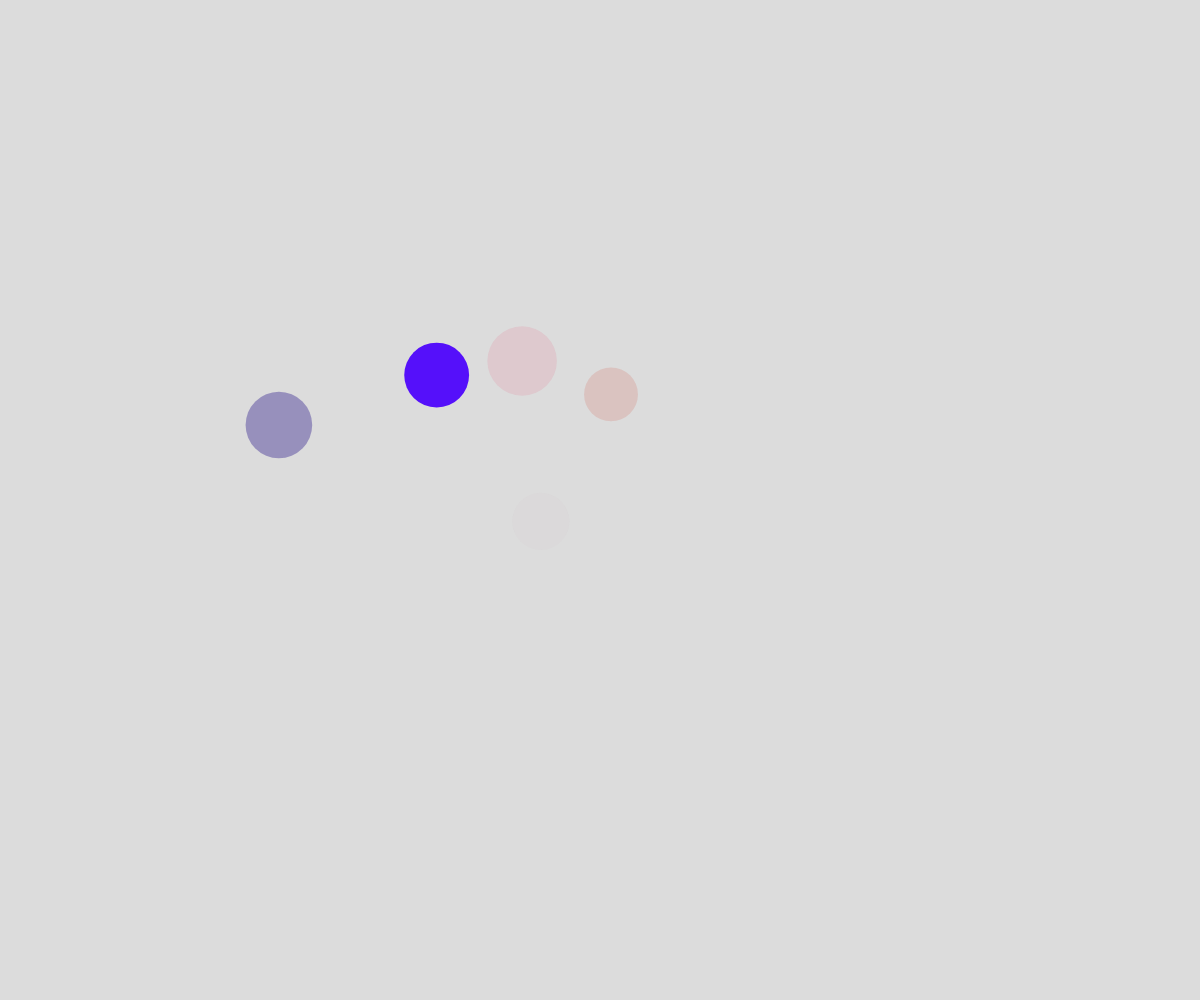
Frame 1 (no input)
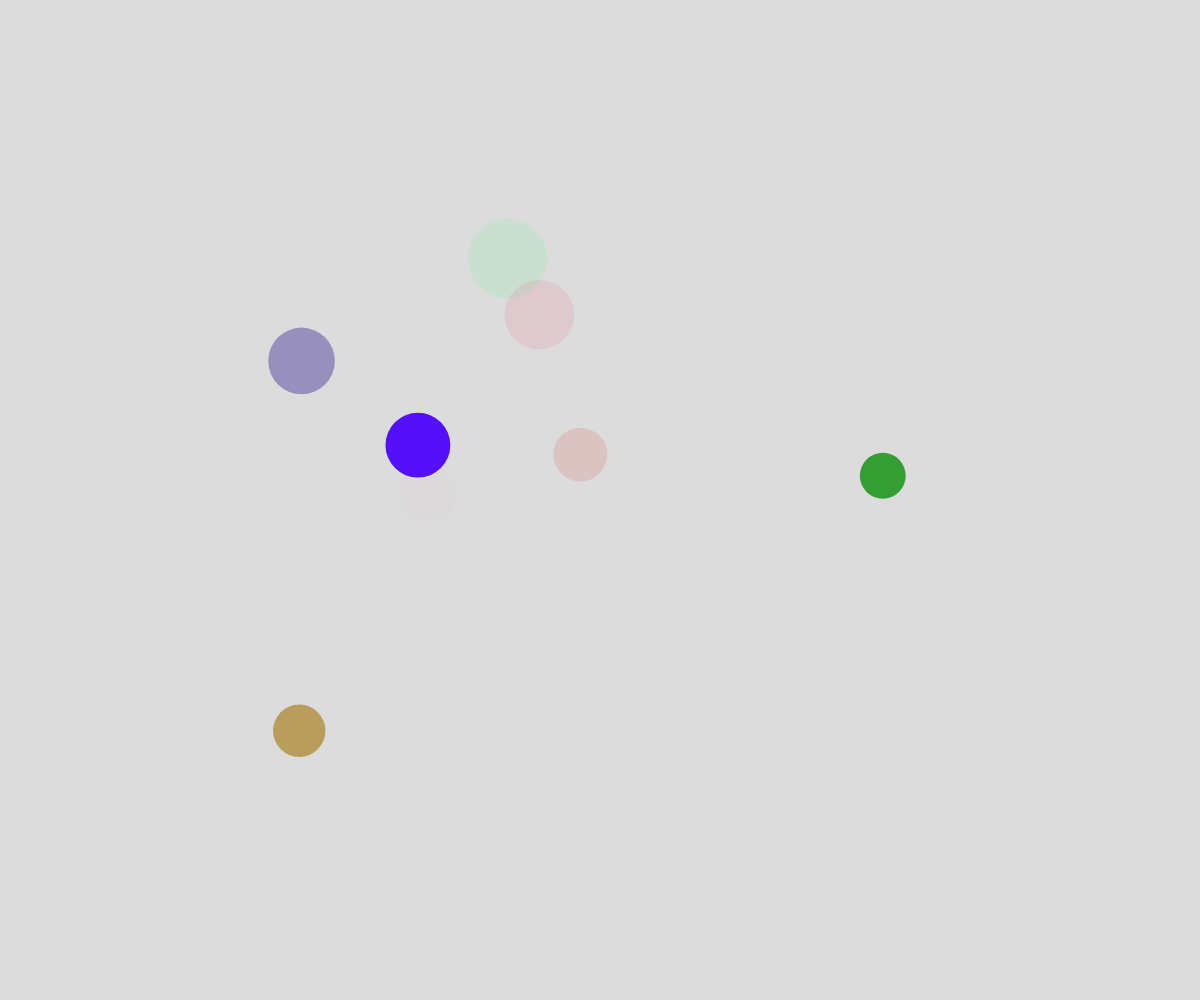
Frame 60 (no input)
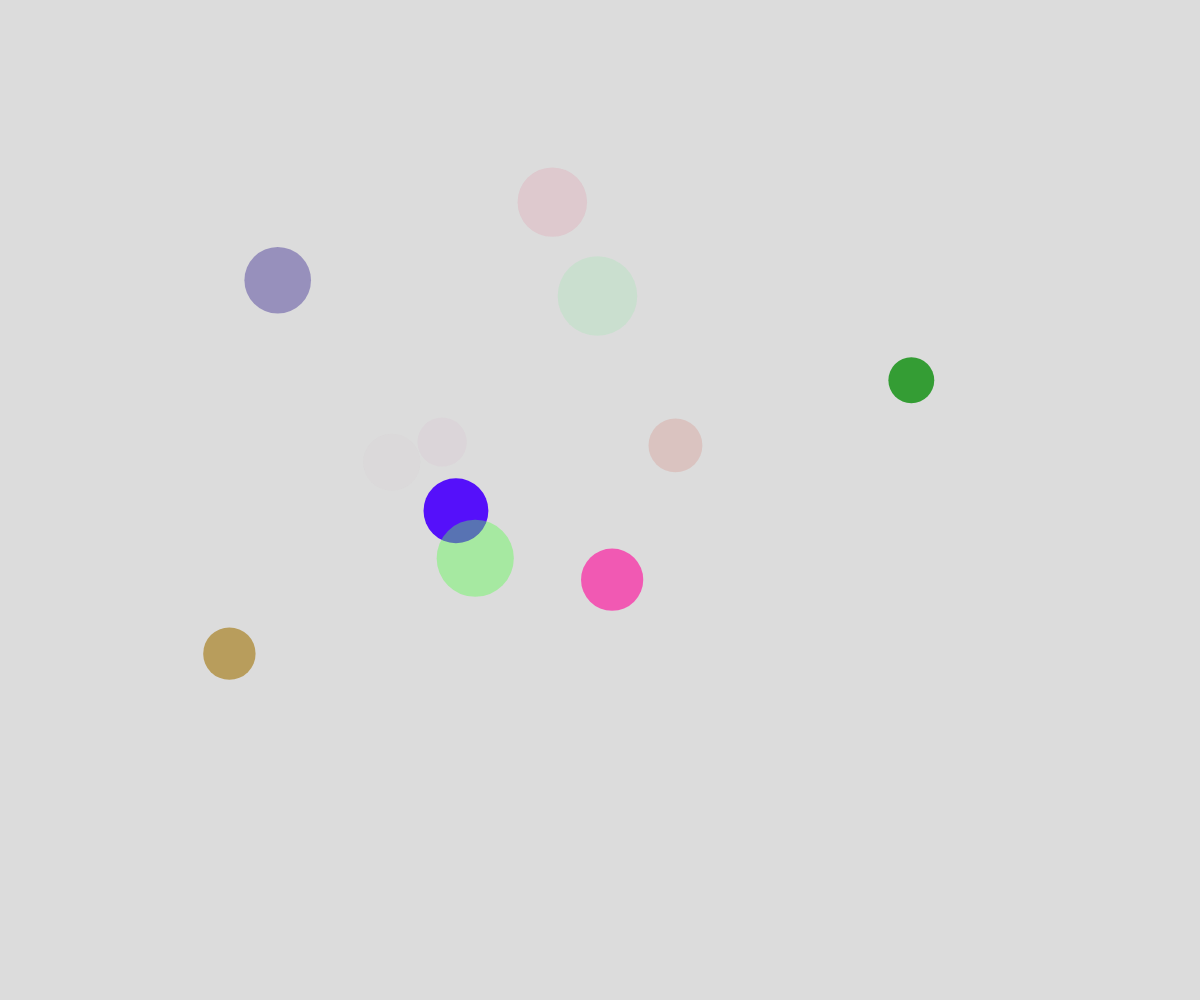
Frame 120 (the mouse pressed at the canvas centre since frame 60)

The p5.js sketch that drew these frames (run headless with seeded random() and noise() and a simulated clock; from frame 60 on, the mouse is pressed at the canvas centre):

// p5.js sketch
// ── sketch.js
// Bubble Array Object Notation Demo
// Removing object rom the array


let theBubbles = [];
let deathLocations = [];

function setup() {
  createCanvas(windowWidth, windowHeight);
  noStroke();

  for (let i = 0; i < 5; i++) {
    spawnBubble();
  }

  //create a new bubble every half second
  window.setInterval(spawnBubble, 500);
}

function draw() {
  background(220);
  // moveBubblesRandomly();
  moveBubblesWithNoise();
  displayBubbles();
  displayDeathSpots();
}

function mousePressed() {
  for (let bubble of theBubbles) {
    if (clickedInBubble(mouseX, mouseY, bubble)) {
      let theIndex = theBubbles.indexOf(bubble);
      theBubbles.splice(theIndex, 1);
      addDeath(mouseX, mouseY);
    }
  }
}

function displayDeathSpots() {
  for (let spot of deathLocations) {
    textAlign(CENTER, CENTER);
    fill("black");
    text("X", spot.x, spot.y);
  }
}

function addDeath(_x, _y) {
  let deathSpot = {
    x: _x, 
    y: _y,
  };
  deathLocations.push(deathSpot);
}

function clickedInBubble(x, y, theBubble) {
  let distanceAway = dist(x, y, theBubble.x, theBubble.y);
  if (distanceAway < theBubble.radius) {
    return true;
  }
  else {
    return false;
  }
}


function displayBubbles() {
  for (let bubble of theBubbles) {
    fill(bubble.r, bubble.g, bubble.b, bubble.alpha);
    circle(bubble.x, bubble.y, bubble.radius * 2);
  }
}

function moveBubblesWithNoise() {
  for (let bubble of theBubbles) {
    let x = noise(bubble.timeX) * width;
    let y = noise(bubble.timeY) * height;

    bubble.x = x;
    bubble.y = y;

    bubble.timeX += bubble.deltaTime;
    bubble.timeY += bubble.deltaTime;
  }
}

function moveBubblesRandomly() {
  for (let bubble of theBubbles) {
    let choice = random(100);
    if (choice < 50) {
      //move up
      bubble.y -= bubble.speed;
    }
    else if (choice < 65) {
      //move down
      bubble.y += bubble.speed;
    }
    else if (choice < 80) {
      //move right
      bubble.x += bubble.speed;
    }
    else {
      //move left
      bubble.x -= bubble.speed;
    }
  }
}

function spawnBubble() {
  let someBubble = {
    x: random(width),
    y: height + random(0, 25),
    speed: random(2, 5),
    radius: random(20, 40),
    r: random(255),
    g: random(255),
    b: random(255),
    alpha: random(255),
    timeX: random(10000000),
    timeY: random(10000000),
    deltaTime: 0.002,
  };
  theBubbles.push(someBubble);
}
